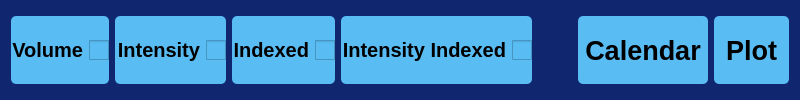
            <widget class="QFrame" name="frame_PlotSettings_Statfi">
             <property name="minimumSize">
              <size>
               <width>0</width>
               <height>76</height>
              </size>
             </property>
             <property name="styleSheet">
              <string notr="true">background-color: rgb(16, 39, 112);
border-radius: 5px;</string>
             </property>
             <property name="frameShape">
              <enum>QFrame::StyledPanel</enum>
             </property>
             <property name="frameShadow">
              <enum>QFrame::Raised</enum>
             </property>
             <layout class="QHBoxLayout" name="horizontalLayout_5">
              <item>
               <layout class="QHBoxLayout" name="horizontalLayout_PlotSettings_Statfi" stretch="27,29,27,50,160,37,25">
                <property name="topMargin">
                 <number>5</number>
                </property>
                <property name="bottomMargin">
                 <number>5</number>
                </property>
                <item>
                 <widget class="QCheckBox" name="checkBox_Volume">
                  <property name="sizePolicy">
                   <sizepolicy hsizetype="Minimum" vsizetype="Minimum">
                    <horstretch>0</horstretch>
                    <verstretch>0</verstretch>
                   </sizepolicy>
                  </property>
                  <property name="font">
                   <font>
                    <pointsize>15</pointsize>
                    <bold>true</bold>
                   </font>
                  </property>
                  <property name="layoutDirection">
                   <enum>Qt::RightToLeft</enum>
                  </property>
                  <property name="styleSheet">
                   <string notr="true">QCheckBox::indicator {
    width: 20px;
    height: 20px;
}

QCheckBox {
	background-color: rgb(89, 189, 244);
}
</string>
                  </property>
                  <property name="text">
                   <string>Volume</string>
                  </property>
                 </widget>
                </item>
                <item>
                 <widget class="QCheckBox" name="checkBox_Intensity">
                  <property name="sizePolicy">
                   <sizepolicy hsizetype="Minimum" vsizetype="Minimum">
                    <horstretch>0</horstretch>
                    <verstretch>0</verstretch>
                   </sizepolicy>
                  </property>
                  <property name="font">
                   <font>
                    <pointsize>15</pointsize>
                    <bold>true</bold>
                   </font>
                  </property>
                  <property name="layoutDirection">
                   <enum>Qt::RightToLeft</enum>
                  </property>
                  <property name="styleSheet">
                   <string notr="true">QCheckBox::indicator {
    width: 20px;
    height: 20px;
}

QCheckBox {
	background-color: rgb(89, 189, 244);
}</string>
                  </property>
                  <property name="text">
                   <string>Intensity</string>
                  </property>
                 </widget>
                </item>
                <item>
                 <widget class="QCheckBox" name="checkBox_Indexed">
                  <property name="sizePolicy">
                   <sizepolicy hsizetype="Minimum" vsizetype="Minimum">
                    <horstretch>0</horstretch>
                    <verstretch>0</verstretch>
                   </sizepolicy>
                  </property>
                  <property name="font">
                   <font>
                    <pointsize>15</pointsize>
                    <bold>true</bold>
                   </font>
                  </property>
                  <property name="layoutDirection">
                   <enum>Qt::RightToLeft</enum>
                  </property>
                  <property name="styleSheet">
                   <string notr="true">QCheckBox::indicator {
    width: 20px;
    height: 20px;
}

QCheckBox {
	background-color: rgb(89, 189, 244);
}</string>
                  </property>
                  <property name="text">
                   <string>Indexed</string>
                  </property>
                 </widget>
                </item>
                <item>
                 <widget class="QCheckBox" name="checkBox_IntensityIndexed">
                  <property name="sizePolicy">
                   <sizepolicy hsizetype="Minimum" vsizetype="Minimum">
                    <horstretch>0</horstretch>
                    <verstretch>0</verstretch>
                   </sizepolicy>
                  </property>
                  <property name="font">
                   <font>
                    <pointsize>15</pointsize>
                    <bold>true</bold>
                   </font>
                  </property>
                  <property name="layoutDirection">
                   <enum>Qt::RightToLeft</enum>
                  </property>
                  <property name="styleSheet">
                   <string notr="true">QCheckBox::indicator {
    width: 20px;
    height: 20px;
}

QCheckBox {
	background-color: rgb(89, 189, 244);
}</string>
                  </property>
                  <property name="text">
                   <string>Intensity Indexed</string>
                  </property>
                 </widget>
                </item>
                <item>
                 <spacer name="horizontalSpacer_PlotSettings_Statfi">
                  <property name="orientation">
                   <enum>Qt::Horizontal</enum>
                  </property>
                  <property name="sizeHint" stdset="0">
                   <size>
                    <width>40</width>
                    <height>20</height>
                   </size>
                  </property>
                 </spacer>
                </item>
                <item>
                 <widget class="QPushButton" name="pushButton_Calendar_Statfi">
                  <property name="sizePolicy">
                   <sizepolicy hsizetype="Minimum" vsizetype="Minimum">
                    <horstretch>0</horstretch>
                    <verstretch>0</verstretch>
                   </sizepolicy>
                  </property>
                  <property name="minimumSize">
                   <size>
                    <width>130</width>
                    <height>40</height>
                   </size>
                  </property>
                  <property name="font">
                   <font>
                    <pointsize>20</pointsize>
                    <bold>true</bold>
                   </font>
                  </property>
                  <property name="styleSheet">
                   <string notr="true">QPushButton {
	border-radius: 5px;
	background-color: rgb(89, 189, 244);
}

QPushButton:hover {
		background-color: rgb(66, 244, 223);
}

QPushButton:pressed {
		background-color: rgb(179, 241, 244);
}</string>
                  </property>
                  <property name="text">
                   <string>Calendar</string>
                  </property>
                  <property name="checkable">
                   <bool>false</bool>
                  </property>
                  <property name="autoDefault">
                   <bool>false</bool>
                  </property>
                 </widget>
                </item>
                <item>
                 <widget class="QPushButton" name="pushButton_Plot_Statfi">
                  <property name="sizePolicy">
                   <sizepolicy hsizetype="Minimum" vsizetype="Minimum">
                    <horstretch>0</horstretch>
                    <verstretch>0</verstretch>
                   </sizepolicy>
                  </property>
                  <property name="minimumSize">
                   <size>
                    <width>75</width>
                    <height>40</height>
                   </size>
                  </property>
                  <property name="font">
                   <font>
                    <pointsize>20</pointsize>
                    <bold>true</bold>
                   </font>
                  </property>
                  <property name="styleSheet">
                   <string notr="true">QPushButton {
	border-radius: 5px;
	background-color: rgb(89, 189, 244);
}

QPushButton:hover {
		background-color: rgb(66, 244, 223);
}

QPushButton:pressed {
		background-color: rgb(179, 241, 244);
}

</string>
                  </property>
                  <property name="text">
                   <string>Plot</string>
                  </property>
                 </widget>
                </item>
               </layout>
              </item>
             </layout>
            </widget>
